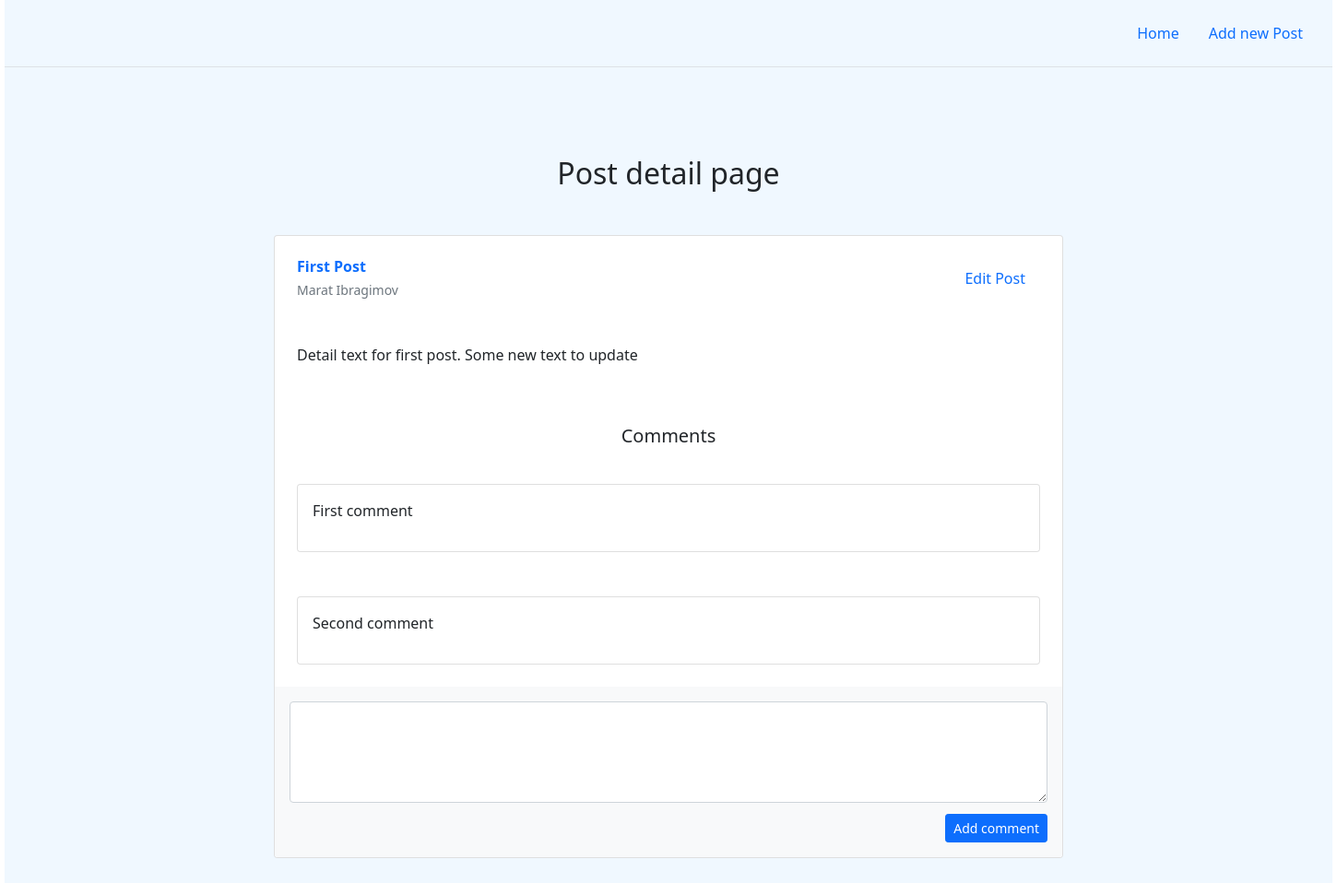
Screenshot of /templates/detail.php?post_id=19 with the database file from the repository.
### tables this page shows
CREATE TABLE `post` (
  `id` int NOT NULL,
  `title` varchar(140) NOT NULL,
  `author` varchar(140) NOT NULL,
  `preview` varchar(250) NOT NULL,
  `content` varchar(500) NOT NULL
);

CREATE TABLE `comment` (
  `id` int NOT NULL,
  `post_id` int NOT NULL,
  `content` varchar(250) NOT NULL
);

### templates/detail.php (the view, shortened to what this page needs)
<?include $_SERVER['DOCUMENT_ROOT'] . '/templates/header.php'; ?>
<?php
    if (!empty($_GET['post_id'])):
        $dbOptions = (require  $_SERVER['DOCUMENT_ROOT'] . '/src/settings.php')['db'];
        $conn = mysqli_connect($dbOptions['host'], $dbOptions['user'], $dbOptions['password'], $dbOptions['dbname']);
        $post = mysqli_query($conn, 'SELECT * FROM post WHERE id=' . $_GET['post_id']) or die('error!');
        $postComments = mysqli_query($conn, 'SELECT * FROM comment WHERE post_id=' . $_GET['post_id']) or die('error!');
        $arPost = mysqli_fetch_array($post);
    endif;
?>
<section>
    <div class="container my-5 py-5">
        <h2 class="text-center mb-5">Post detail page</h2>
        <div class="row d-flex justify-content-center">
            <div class="col-md-12 col-lg-10 col-xl-8">
                <div class="card">
                    <div class="card-body p-4">
                        <div class="d-flex justify-content-between align-items-center">
                            <div>
                                <h6 class="fw-bold text-primary mb-1"><?=$arPost['title'];?></h6>
                                <p class="text-muted small mb-0"><?=$arPost['author'];?></p>
                            </div>
                            <div><a class="nav-link" href="/templates/edit-post.php?post_id=<?=$arPost['id'];?>">Edit Post</a></div>
                        </div>
                        <p class="mt-5 mb-4 pb-2"><?=$arPost['content'];?></p>
                    </div>
                    <h5 class="mb-3 mt-2 text-center">Comments</h5>
                    <?if (!empty($postComments)):?>
                        <?foreach ($postComments as $postComment):?>
                            <div class="p-4">
                                <div class="card-body card">
                                    <p><?=$postComment['content'];?></p>
                                </div>
                            </div>
                        <?endforeach;?>
                    <?endif;?>
                    <div class="card-footer py-3 border-0" style="background-color: #f8f9fa;">
                        <form class="" action="../src/handlers/comment/add.php" method="post">
                            <div class="d-flex flex-start w-100">
                                <div class="form-outline w-100">
                                    <textarea class="form-control" id="comment" name="comment" rows="4" style="background: #fff;"></textarea>
                                </div>
                            </div>
                            <div class="float-end mt-2 pt-1">
                                <button type="submit" class="btn btn-primary btn-sm">Add comment</button>
                            </div>
                        </form>
                    </div>
                </div>
            </div>
        </div>
    </div>
</section>
<?include $_SERVER['DOCUMENT_ROOT'] . '/templates/footer.php'; ?>

### rows the page displays
post: title "First Post", author "Marat Ibragimov", content "Detail text for first post. Some new text to update"
comment: content "First comment"
comment: content "Second comment"
